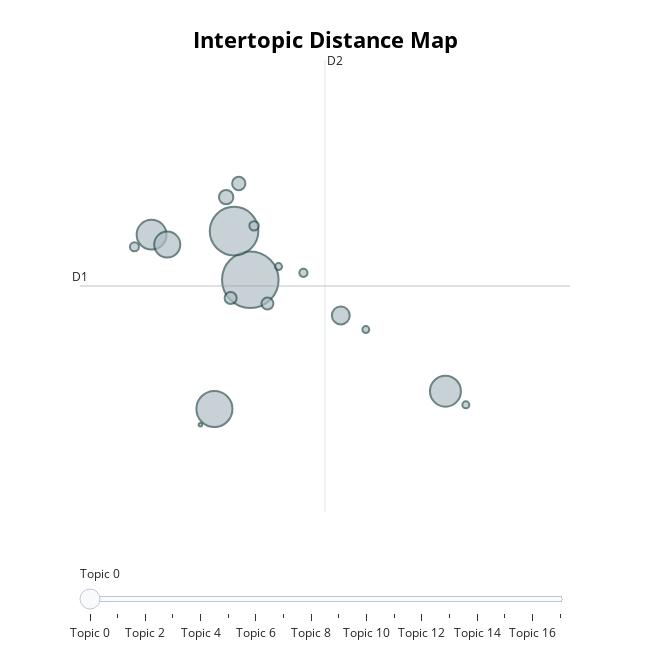

Notebook code cell kept with this figure:
### Code cell
# topic_model.visualize_topics()

### Figure 1 — Plotly figure (JSON) as saved in the notebook; plotly's stock layout.template omitted (floating-point values rounded to 4 significant figures)
{"data": [{"customdata": [[0, "infraestrutura | construcao | abastecimento | equipamentos | propostas", 11530], [1, "humana | inserviveis | empreitada | abrasivos | acessorios", 8493], [2, "hospitalares | hospital | hospitalar | ambulatoriais | clinica", 4679], [3, "escolas | escolar | escolares | escola | pedagogicos", 3451], [4, "agricultura | alimenticios | alimenticio | alimentos | agricultores", 3206], [5, "gasolina | combustivel | equipamentos | construcao | combustiveis", 2450], [6, "pneus | pneu | rodas | cilindros | automotor", 1153], [7, "diesel | gasolina | combustivel | petroleo | automotores", 743], [8, "higiene | desodorante | higienico | higienizacao | desodorizador", 640], [9, "pagamento | institucional | instituicoes | agencias | bancarios", 530], [10, "fotovoltaica | fotovoltaicos | fotovoltaicas | fotovoltaico | solar", 515], [11, "arbitragens | arbitragem | trofeus | medalhas | competicoes", 319], [12, "oxigenoterapia | oxigenioterapia | oxigenio | oxigeno | medicinal", 292], [13, "antigenos | imunocromatografia | anticorpos | imunocromatograficos | antigeno", 239], [14, "envelopes | horario | gabinete | processos | instalacao", 178], [15, "coffee | cafeteira | cafe | refrigerantes | cozinha", 173], [16, "livros | livro | literatura | literarios | autores", 171], [17, "licenca | licencas | softwares | software | microsoft", 45]], "hovertemplate": "<b>Topic %{customdata[0]}</b><br>%{customdata[1]}<br>Size: %{customdata[2]}", "legendgroup": "", "marker": {"color": "#B0BEC5", "line": {"color": "DarkSlateGrey", "width": 2}, "size": [11530, 8493, 4679, 3451, 3206, 2450, 1153, 743, 640, 530, 515, 319, 292, 239, 178, 173, 171, 45], "sizemode": "area", "sizeref": 7.206, "symbol": "circle"}, "mode": "markers", "name": "", "orientation": "v", "showlegend": false, "type": "scatter", "x": [6.69, 6.463, 6.188, 9.416, 5.31, 5.529, 7.954, 6.352, 6.528, 6.415, 6.929, 6.742, 5.071, 7.432, 9.701, 7.084, 8.303, 5.993], "xaxis": "x", "y": [15.12, 16.13, 12.43, 12.8, 16.06, 15.85, 14.38, 16.84, 17.12, 14.74, 14.62, 16.24, 15.8, 15.26, 12.52, 15.39, 14.08, 12.1], "yaxis": "y"}], "layout": {"annotations": [{"showarrow": false, "text": "D1", "x": 4.31, "y": 14.99, "yshift": 10}, {"showarrow": false, "text": "D2", "x": 7.733, "xshift": 10, "y": 19.69}], "height": 650, "hoverlabel": {"bgcolor": "white", "font": {"family": "Rockwell", "size": 16}}, "legend": {"itemsizing": "constant", "tracegroupgap": 0}, "margin": {"t": 60}, "shapes": [{"line": {"color": "#CFD8DC", "width": 2}, "type": "line", "x0": 7.733, "x1": 7.733, "y0": 10.29, "y1": 19.69}, {"line": {"color": "#9E9E9E", "width": 2}, "type": "line", "x0": 4.31, "x1": 11.16, "y0": 14.99, "y1": 14.99}], "sliders": [{"active": 0, "pad": {"t": 50}, "steps": [{"args": [{"marker.color": [["red", "#B0BEC5", "#B0BEC5", "#B0BEC5", "#B0BEC5", "#B0BEC5", "#B0BEC5", "#B0BEC5", "#B0BEC5", "#B0BEC5", "#B0BEC5", "#B0BEC5", "#B0BEC5", "#B0BEC5", "#B0BEC5", "#B0BEC5", "#B0BEC5", "#B0BEC5"]]}], "label": "Topic 0", "method": "update"}, {"args": [{"marker.color": [["#B0BEC5", "red", "#B0BEC5", "#B0BEC5", "#B0BEC5", "#B0BEC5", "#B0BEC5", "#B0BEC5", "#B0BEC5", "#B0BEC5", "#B0BEC5", "#B0BEC5", "#B0BEC5", "#B0BEC5", "#B0BEC5", "#B0BEC5", "#B0BEC5", "#B0BEC5"]]}], "label": "Topic 1", "method": "update"}, {"args": [{"marker.color": [["#B0BEC5", "#B0BEC5", "red", "#B0BEC5", "#B0BEC5", "#B0BEC5", "#B0BEC5", "#B0BEC5", "#B0BEC5", "#B0BEC5", "#B0BEC5", "#B0BEC5", "#B0BEC5", "#B0BEC5", "#B0BEC5", "#B0BEC5", "#B0BEC5", "#B0BEC5"]]}], "label": "Topic 2", "method": "update"}, {"args": [{"marker.color": [["#B0BEC5", "#B0BEC5", "#B0BEC5", "red", "#B0BEC5", "#B0BEC5", "#B0BEC5", "#B0BEC5", "#B0BEC5", "#B0BEC5", "#B0BEC5", "#B0BEC5", "#B0BEC5", "#B0BEC5", "#B0BEC5", "#B0BEC5", "#B0BEC5", "#B0BEC5"]]}], "label": "Topic 3", "method": "update"}, {"args": [{"marker.color": [["#B0BEC5", "#B0BEC5", "#B0BEC5", "#B0BEC5", "red", "#B0BEC5", "#B0BEC5", "#B0BEC5", "#B0BEC5", "#B0BEC5", "#B0BEC5", "#B0BEC5", "#B0BEC5", "#B0BEC5", "#B0BEC5", "#B0BEC5", "#B0BEC5", "#B0BEC5"]]}], "label": "Topic 4", "method": "update"}, {"args": [{"marker.color": [["#B0BEC5", "#B0BEC5", "#B0BEC5", "#B0BEC5", "#B0BEC5", "red", "#B0BEC5", "#B0BEC5", "#B0BEC5", "#B0BEC5", "#B0BEC5", "#B0BEC5", "#B0BEC5", "#B0BEC5", "#B0BEC5", "#B0BEC5", "#B0BEC5", "#B0BEC5"]]}], "label": "Topic 5", "method": "update"}, {"args": [{"marker.color": [["#B0BEC5", "#B0BEC5", "#B0BEC5", "#B0BEC5", "#B0BEC5", "#B0BEC5", "red", "#B0BEC5", "#B0BEC5", "#B0BEC5", "#B0BEC5", "#B0BEC5", "#B0BEC5", "#B0BEC5", "#B0BEC5", "#B0BEC5", "#B0BEC5", "#B0BEC5"]]}], "label": "Topic 6", "method": "update"}, {"args": [{"marker.color": [["#B0BEC5", "#B0BEC5", "#B0BEC5", "#B0BEC5", "#B0BEC5", "#B0BEC5", "#B0BEC5", "red", "#B0BEC5", "#B0BEC5", "#B0BEC5", "#B0BEC5", "#B0BEC5", "#B0BEC5", "#B0BEC5", "#B0BEC5", "#B0BEC5", "#B0BEC5"]]}], "label": "Topic 7", "method": "update"}, {"args": [{"marker.color": [["#B0BEC5", "#B0BEC5", "#B0BEC5", "#B0BEC5", "#B0BEC5", "#B0BEC5", "#B0BEC5", "#B0BEC5", "red", "#B0BEC5", "#B0BEC5", "#B0BEC5", "#B0BEC5", "#B0BEC5", "#B0BEC5", "#B0BEC5", "#B0BEC5", "#B0BEC5"]]}], "label": "Topic 8", "method": "update"}, {"args": [{"marker.color": [["#B0BEC5", "#B0BEC5", "#B0BEC5", "#B0BEC5", "#B0BEC5", "#B0BEC5", "#B0BEC5", "#B0BEC5", "#B0BEC5", "red", "#B0BEC5", "#B0BEC5", "#B0BEC5", "#B0BEC5", "#B0BEC5", "#B0BEC5", "#B0BEC5", "#B0BEC5"]]}], "label": "Topic 9", "method": "update"}, {"args": [{"marker.color": [["#B0BEC5", "#B0BEC5", "#B0BEC5", "#B0BEC5", "#B0BEC5", "#B0BEC5", "#B0BEC5", "#B0BEC5", "#B0BEC5", "#B0BEC5", "red", "#B0BEC5", "#B0BEC5", "#B0BEC5", "#B0BEC5", "#B0BEC5", "#B0BEC5", "#B0BEC5"]]}], "label": "Topic 10", "method": "update"}, {"args": [{"marker.color": [["#B0BEC5", "#B0BEC5", "#B0BEC5", "#B0BEC5", "#B0BEC5", "#B0BEC5", "#B0BEC5", "#B0BEC5", "#B0BEC5", "#B0BEC5", "#B0BEC5", "red", "#B0BEC5", "#B0BEC5", "#B0BEC5", "#B0BEC5", "#B0BEC5", "#B0BEC5"]]}], "label": "Topic 11", "method": "update"}, {"args": [{"marker.color": [["#B0BEC5", "#B0BEC5", "#B0BEC5", "#B0BEC5", "#B0BEC5", "#B0BEC5", "#B0BEC5", "#B0BEC5", "#B0BEC5", "#B0BEC5", "#B0BEC5", "#B0BEC5", "red", "#B0BEC5", "#B0BEC5", "#B0BEC5", "#B0BEC5", "#B0BEC5"]]}], "label": "Topic 12", "method": "update"}, {"args": [{"marker.color": [["#B0BEC5", "#B0BEC5", "#B0BEC5", "#B0BEC5", "#B0BEC5", "#B0BEC5", "#B0BEC5", "#B0BEC5", "#B0BEC5", "#B0BEC5", "#B0BEC5", "#B0BEC5", "#B0BEC5", "red", "#B0BEC5", "#B0BEC5", "#B0BEC5", "#B0BEC5"]]}], "label": "Topic 13", "method": "update"}, {"args": [{"marker.color": [["#B0BEC5", "#B0BEC5", "#B0BEC5", "#B0BEC5", "#B0BEC5", "#B0BEC5", "#B0BEC5", "#B0BEC5", "#B0BEC5", "#B0BEC5", "#B0BEC5", "#B0BEC5", "#B0BEC5", "#B0BEC5", "red", "#B0BEC5", "#B0BEC5", "#B0BEC5"]]}], "label": "Topic 14", "method": "update"}, {"args": [{"marker.color": [["#B0BEC5", "#B0BEC5", "#B0BEC5", "#B0BEC5", "#B0BEC5", "#B0BEC5", "#B0BEC5", "#B0BEC5", "#B0BEC5", "#B0BEC5", "#B0BEC5", "#B0BEC5", "#B0BEC5", "#B0BEC5", "#B0BEC5", "red", "#B0BEC5", "#B0BEC5"]]}], "label": "Topic 15", "method": "update"}, {"args": [{"marker.color": [["#B0BEC5", "#B0BEC5", "#B0BEC5", "#B0BEC5", "#B0BEC5", "#B0BEC5", "#B0BEC5", "#B0BEC5", "#B0BEC5", "#B0BEC5", "#B0BEC5", "#B0BEC5", "#B0BEC5", "#B0BEC5", "#B0BEC5", "#B0BEC5", "red", "#B0BEC5"]]}], "label": "Topic 16", "method": "update"}, {"args": [{"marker.color": [["#B0BEC5", "#B0BEC5", "#B0BEC5", "#B0BEC5", "#B0BEC5", "#B0BEC5", "#B0BEC5", "#B0BEC5", "#B0BEC5", "#B0BEC5", "#B0BEC5", "#B0BEC5", "#B0BEC5", "#B0BEC5", "#B0BEC5", "#B0BEC5", "#B0BEC5", "red"]]}], "label": "Topic 17", "method": "update"}]}], "title": {"font": {"color": "Black", "size": 22}, "text": "<b>Intertopic Distance Map</b>", "x": 0.5, "xanchor": "center", "y": 0.95, "yanchor": "top"}, "width": 650, "xaxis": {"anchor": "y", "domain": [0, 1], "range": [4.31, 11.16], "title": {"text": ""}, "visible": false}, "yaxis": {"anchor": "x", "domain": [0, 1], "range": [10.29, 19.69], "title": {"text": ""}, "visible": false}}}
